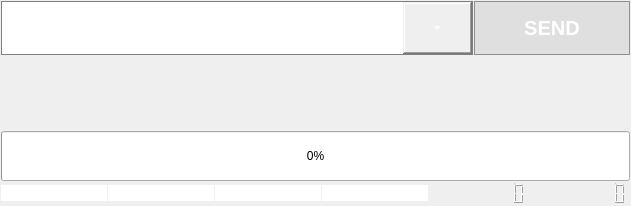
      <widget class="QWidget" name="CONSOLE">
       <property name="autoFillBackground">
        <bool>false</bool>
       </property>
       <attribute name="title">
        <string>CONSOLE</string>
       </attribute>
       <layout class="QVBoxLayout" name="verticalLayout_5">
        <property name="spacing">
         <number>1</number>
        </property>
        <property name="leftMargin">
         <number>1</number>
        </property>
        <property name="topMargin">
         <number>1</number>
        </property>
        <property name="rightMargin">
         <number>1</number>
        </property>
        <property name="bottomMargin">
         <number>1</number>
        </property>
        <item>
         <layout class="QGridLayout" name="gridLayout_3">
          <property name="sizeConstraint">
           <enum>QLayout::SetDefaultConstraint</enum>
          </property>
          <property name="spacing">
           <number>1</number>
          </property>
          <item row="7" column="0" colspan="8">
           <layout class="QHBoxLayout" name="horizontalLayout_7">
            <property name="spacing">
             <number>1</number>
            </property>
            <item>
             <widget class="QLineEdit" name="messagesToSend">
              <property name="sizePolicy">
               <sizepolicy hsizetype="Expanding" vsizetype="Fixed">
                <horstretch>0</horstretch>
                <verstretch>0</verstretch>
               </sizepolicy>
              </property>
              <property name="font">
               <font>
                <pointsize>8</pointsize>
               </font>
              </property>
              <property name="styleSheet">
               <string notr="true">color: rgb(255, 255, 255);
border: none ;</string>
              </property>
              <property name="text">
               <string>Messages to send:</string>
              </property>
              <property name="alignment">
               <set>Qt::AlignRight|Qt::AlignTrailing|Qt::AlignVCenter</set>
              </property>
              <property name="readOnly">
               <bool>true</bool>
              </property>
             </widget>
            </item>
            <item>
             <widget class="QLineEdit" name="messagesToSend_number">
              <property name="sizePolicy">
               <sizepolicy hsizetype="Maximum" vsizetype="Fixed">
                <horstretch>0</horstretch>
                <verstretch>0</verstretch>
               </sizepolicy>
              </property>
              <property name="font">
               <font>
                <pointsize>8</pointsize>
               </font>
              </property>
              <property name="styleSheet">
               <string notr="true">color: rgb(255, 255, 255);
border: none ;</string>
              </property>
              <property name="text">
               <string>-</string>
              </property>
              <property name="readOnly">
               <bool>true</bool>
              </property>
             </widget>
            </item>
            <item>
             <widget class="QLineEdit" name="pingName">
              <property name="sizePolicy">
               <sizepolicy hsizetype="Fixed" vsizetype="Fixed">
                <horstretch>0</horstretch>
                <verstretch>0</verstretch>
               </sizepolicy>
              </property>
              <property name="font">
               <font>
                <pointsize>8</pointsize>
               </font>
              </property>
              <property name="styleSheet">
               <string notr="true">color: rgb(255, 255, 255);
border: none ;</string>
              </property>
              <property name="text">
               <string>PING:</string>
              </property>
              <property name="alignment">
               <set>Qt::AlignRight|Qt::AlignTrailing|Qt::AlignVCenter</set>
              </property>
             </widget>
            </item>
            <item>
             <widget class="QLineEdit" name="ping">
              <property name="sizePolicy">
               <sizepolicy hsizetype="Fixed" vsizetype="Fixed">
                <horstretch>0</horstretch>
                <verstretch>0</verstretch>
               </sizepolicy>
              </property>
              <property name="font">
               <font>
                <pointsize>8</pointsize>
               </font>
              </property>
              <property name="styleSheet">
               <string notr="true">color: rgb(255, 255, 255);
border: none ;</string>
              </property>
              <property name="text">
               <string>-</string>
              </property>
             </widget>
            </item>
            <item>
             <widget class="QLCDNumber" name="lcdNumberActual">
              <property name="sizePolicy">
               <sizepolicy hsizetype="Fixed" vsizetype="Fixed">
                <horstretch>0</horstretch>
                <verstretch>0</verstretch>
               </sizepolicy>
              </property>
              <property name="minimumSize">
               <size>
                <width>0</width>
                <height>0</height>
               </size>
              </property>
              <property name="font">
               <font>
                <bold>true</bold>
               </font>
              </property>
              <property name="layoutDirection">
               <enum>Qt::RightToLeft</enum>
              </property>
              <property name="autoFillBackground">
               <bool>false</bool>
              </property>
              <property name="styleSheet">
               <string notr="true">color: rgb(0, 0,0);
border: none ;</string>
              </property>
              <property name="frameShape">
               <enum>QFrame::Box</enum>
              </property>
              <property name="digitCount">
               <number>9</number>
              </property>
              <property name="segmentStyle">
               <enum>QLCDNumber::Filled</enum>
              </property>
             </widget>
            </item>
            <item>
             <widget class="QLCDNumber" name="lcdNumberAll">
              <property name="sizePolicy">
               <sizepolicy hsizetype="Fixed" vsizetype="Fixed">
                <horstretch>0</horstretch>
                <verstretch>0</verstretch>
               </sizepolicy>
              </property>
              <property name="layoutDirection">
               <enum>Qt::RightToLeft</enum>
              </property>
              <property name="autoFillBackground">
               <bool>false</bool>
              </property>
              <property name="styleSheet">
               <string notr="true">color: rgb(0, 0, 0);
border: none ;</string>
              </property>
              <property name="digitCount">
               <number>9</number>
              </property>
             </widget>
            </item>
           </layout>
          </item>
          <item row="3" column="0" colspan="8">
           <widget class="QProgressBar" name="progressBar">
            <property name="minimumSize">
             <size>
              <width>0</width>
              <height>50</height>
             </size>
            </property>
            <property name="styleSheet">
             <string notr="true">
background-color: rgba(255, 255, 255, 25);
text-align: center;
QProgressBar::chunk {
    background-color: #FFFFFF;
    width: 10px;
    margin: 0.5px;

}</string>
            </property>
            <property name="minimum">
             <number>0</number>
            </property>
            <property name="value">
             <number>0</number>
            </property>
            <property name="invertedAppearance">
             <bool>false</bool>
            </property>
           </widget>
          </item>
          <item row="1" column="0" colspan="6">
           <widget class="QComboBox" name="comboBox">
            <property name="sizePolicy">
             <sizepolicy hsizetype="Expanding" vsizetype="Minimum">
              <horstretch>0</horstretch>
              <verstretch>0</verstretch>
             </sizepolicy>
            </property>
            <property name="minimumSize">
             <size>
              <width>0</width>
              <height>54</height>
             </size>
            </property>
            <property name="layoutDirection">
             <enum>Qt::LeftToRight</enum>
            </property>
            <property name="styleSheet">
             <string notr="true">QComboBox {
 border-radius: 0px;
 border: 1px solid #8f8f91;
	border-color:grey;
	color:white;
    font-family:  &quot;Franklin Gothic Medium&quot;;
    font-size:  15px;
}
QComboBox::drop-down {
     width:19px;
   
    margin-right:50px;
   
}
QComboBox::down-arrow {
  image: url(:/new/prefix1/files/down_arrow.png);
}
	</string>
            </property>
            <property name="editable">
             <bool>true</bool>
            </property>
            <property name="maxVisibleItems">
             <number>100</number>
            </property>
            <item>
             <property name="text">
              <string/>
             </property>
            </item>
            <item>
             <property name="text">
              <string>RS232 send temperature_error:00;</string>
             </property>
            </item>
            <item>
             <property name="text">
              <string>MPD list</string>
             </property>
            </item>
            <item>
             <property name="text">
              <string>show log</string>
             </property>
            </item>
            <item>
             <property name="text">
              <string>uptime</string>
             </property>
            </item>
            <item>
             <property name="text">
              <string>show log no INFO</string>
             </property>
            </item>
            <item>
             <property name="text">
              <string>sleep</string>
             </property>
            </item>
            <item>
             <property name="text">
              <string>show thread all</string>
             </property>
            </item>
            <item>
             <property name="text">
              <string>iDom text</string>
             </property>
            </item>
            <item>
             <property name="text">
              <string>event temperature</string>
             </property>
            </item>
            <item>
             <property name="text">
              <string>event RS232</string>
             </property>
            </item>
           </widget>
          </item>
          <item row="2" column="0" colspan="8">
           <widget class="myQPlainTextEdit" name="txtAnswer">
            <property name="enabled">
             <bool>true</bool>
            </property>
            <property name="sizePolicy">
             <sizepolicy hsizetype="Expanding" vsizetype="Expanding">
              <horstretch>0</horstretch>
              <verstretch>0</verstretch>
             </sizepolicy>
            </property>
            <property name="font">
             <font>
              <family>Consolas</family>
              <pointsize>10</pointsize>
             </font>
            </property>
            <property name="styleSheet">
             <string notr="true">background-color: transparent;
color: rgb(255, 255, 255);
border: none ;</string>
            </property>
            <property name="verticalScrollBarPolicy">
             <enum>Qt::ScrollBarAsNeeded</enum>
            </property>
            <property name="horizontalScrollBarPolicy">
             <enum>Qt::ScrollBarAsNeeded</enum>
            </property>
            <property name="sizeAdjustPolicy">
             <enum>QAbstractScrollArea::AdjustToContentsOnFirstShow</enum>
            </property>
            <property name="readOnly">
             <bool>true</bool>
            </property>
            <property name="textInteractionFlags">
             <set>Qt::NoTextInteraction</set>
            </property>
           </widget>
          </item>
          <item row="1" column="6" colspan="2">
           <widget class="QPushButton" name="b_sendConsole">
            <property name="sizePolicy">
             <sizepolicy hsizetype="Ignored" vsizetype="Minimum">
              <horstretch>0</horstretch>
              <verstretch>0</verstretch>
             </sizepolicy>
            </property>
            <property name="minimumSize">
             <size>
              <width>75</width>
              <height>50</height>
             </size>
            </property>
            <property name="whatsThis">
             <string>&lt;html&gt;&lt;head/&gt;&lt;body&gt;&lt;p&gt;wyslij  komende na serwer&lt;/p&gt;&lt;/body&gt;&lt;/html&gt;</string>
            </property>
            <property name="layoutDirection">
             <enum>Qt::LeftToRight</enum>
            </property>
            <property name="styleSheet">
             <string notr="true">QPushButton {
background:  rgba(158, 158, 158,50);
 border: 1px solid #8f8f91;
border-radius: 0px;
color:white;
 font: bold ;
font-size: 20px;
}
QPushButton:pressed {
border:none;
}</string>
            </property>
            <property name="text">
             <string>SEND</string>
            </property>
           </widget>
          </item>
         </layout>
        </item>
       </layout>
      </widget>
